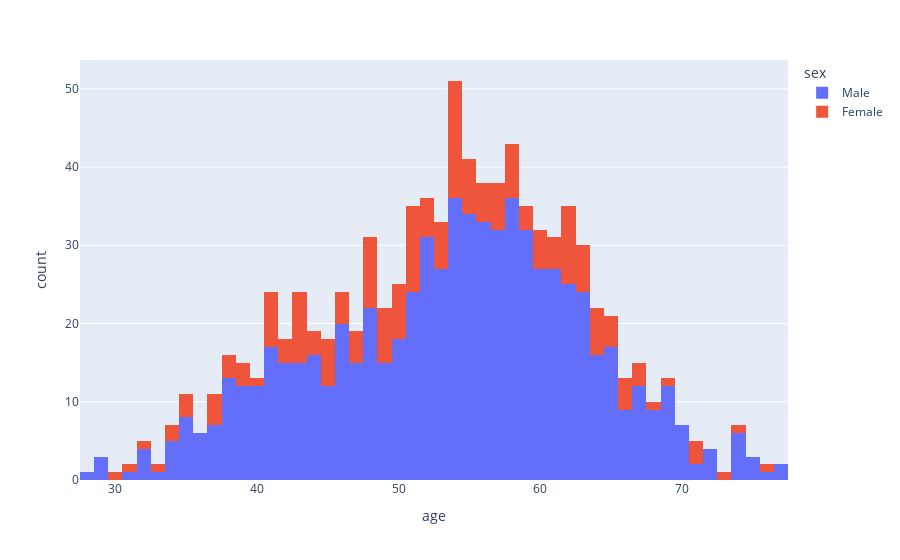

Notebook source saved alongside this figure:
### Code cell
# plot the histogram of age column using plotly and groupby sex
fig = px.histogram(df, x='age', color='sex', nbins=77-23)
fig.show()

### Figure 1 — Plotly figure (JSON) as saved in the notebook; plotly's stock layout.template omitted (floating-point values rounded to 4 significant figures; data arrays with more than 128 entries replaced by an {"elided": "..."} marker saying what was removed)
{"data": [{"alignmentgroup": "True", "bingroup": "x", "hovertemplate": "sex=Male<br>age=%{x}<br>count=%{y}<extra></extra>", "legendgroup": "Male", "marker": {"color": "#636efa", "pattern": {"shape": ""}}, "name": "Male", "nbinsx": 54, "offsetgroup": "Male", "orientation": "v", "showlegend": true, "type": "histogram", "x": {"elided": "726 int values"}, "xaxis": "x", "yaxis": "y"}, {"alignmentgroup": "True", "bingroup": "x", "hovertemplate": "sex=Female<br>age=%{x}<br>count=%{y}<extra></extra>", "legendgroup": "Female", "marker": {"color": "#EF553B", "pattern": {"shape": ""}}, "name": "Female", "nbinsx": 54, "offsetgroup": "Female", "orientation": "v", "showlegend": true, "type": "histogram", "x": {"elided": "194 int values"}, "xaxis": "x", "yaxis": "y"}], "layout": {"barmode": "relative", "legend": {"title": {"text": "sex"}, "tracegroupgap": 0}, "margin": {"t": 60}, "xaxis": {"anchor": "y", "domain": [0, 1], "title": {"text": "age"}}, "yaxis": {"anchor": "x", "domain": [0, 1], "title": {"text": "count"}}}}
